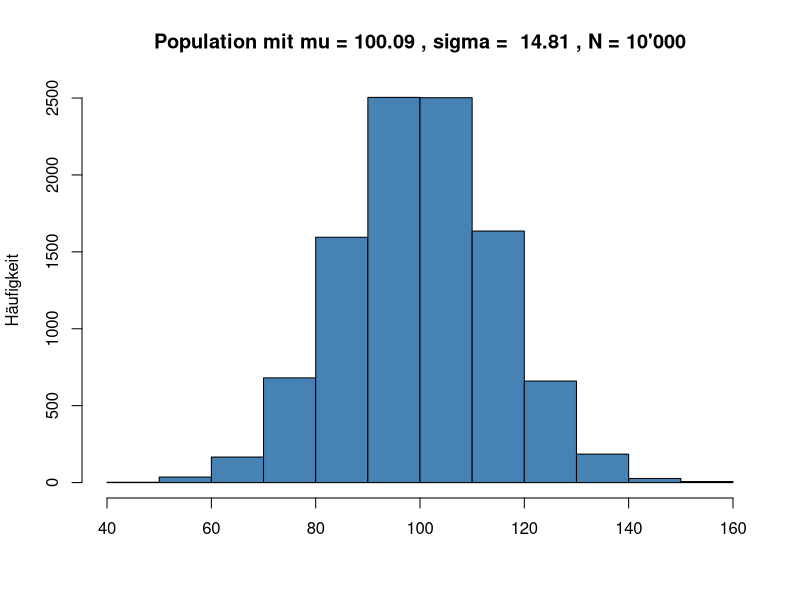

Generate this figure with R:
## ---- chunk 1
rm(list = ls())

knitr::opts_chunk$set(echo = FALSE, message = FALSE, warning = FALSE)

library(tidyverse)
library(knitr)
library(kableExtra)
## ---- chunk 2
set.seed(1234)
pop <- rnorm(10000, mean = 100, sd = 15)
mu <- round(mean(pop), 2)
sigma <- round(sd(pop), 2)
titel <- paste("Population mit mu =", mu, ", sigma = ", sigma, ", N = 10'000" )

hist(pop,
     main = titel,
     ylab = "Häufigkeit",
     xlab = "",
     col = "steelblue")

var.pop <- sum((pop - mean(pop))^2)/length(pop)
var.pop <- round(var.pop, 4)
## ---- chunk 3
var.n.fun <- function(x)  {
  var.n <- sum((x - mean(x))^2)/length(x)
  return(var.n)
}
# var.n.fun(x)
  
var.unbiased.fun <- function(x) {
  var.unbiased <- sum((x - mean(x))^2)/(length(x) - 1)
  return(var.unbiased)
}
# var.unbiased.fun(x)

var.n <- vector()
var.unbiased <- vector()

for (i in 1:25) {
  y <- sample(pop, size = 30)
  var.n[i] <- var.n.fun(y)
  var.unbiased[i] <- var.unbiased.fun(y)
}

result <- tibble(
  var.pop = rep(var.pop, 25),
  var.n = var.n,
  var.unbiased = var.unbiased
)


kable(result, caption = "25 samples, n = 30") %>% 
  kable_styling(full_width = FALSE)

m.var.n <- mean(result$var.n)
m.var.ub <- mean(result$var.unbiased)

result.summary <- tibble(
  var.pop = var.pop,
  mean.var.n = m.var.n,
  mean.var.ub = m.var.ub
)

result.summary %>% 
  kable(caption = "Zusammenfassung") %>% 
  kable_styling(full_width = FALSE)
## ---- chunk 4
var.n <- vector()
var.unbiased <- vector()

for (i in 1:1000) {
  y <- sample(pop, size = 100)
  var.n[i] <- var.n.fun(y)
  var.unbiased[i] <- var.unbiased.fun(y)
}

result <- tibble(
  var.pop = rep(var.pop, 1000),
  var.n = var.n,
  var.unbiased = var.unbiased
)


kable(result[1:10,], caption = "Erste 10 Samples von 1000, n = 100") %>% 
  kable_styling(full_width = FALSE)

m.var.n <- mean(result$var.n)
m.var.ub <- mean(result$var.unbiased)

result.summary <- tibble(
  var.pop = var.pop,
  mean.var.n = m.var.n,
  mean.var.ub = m.var.ub
)

result.summary %>% 
  kable(caption = "Zusammenfassung") %>% 
  kable_styling(full_width = FALSE)
